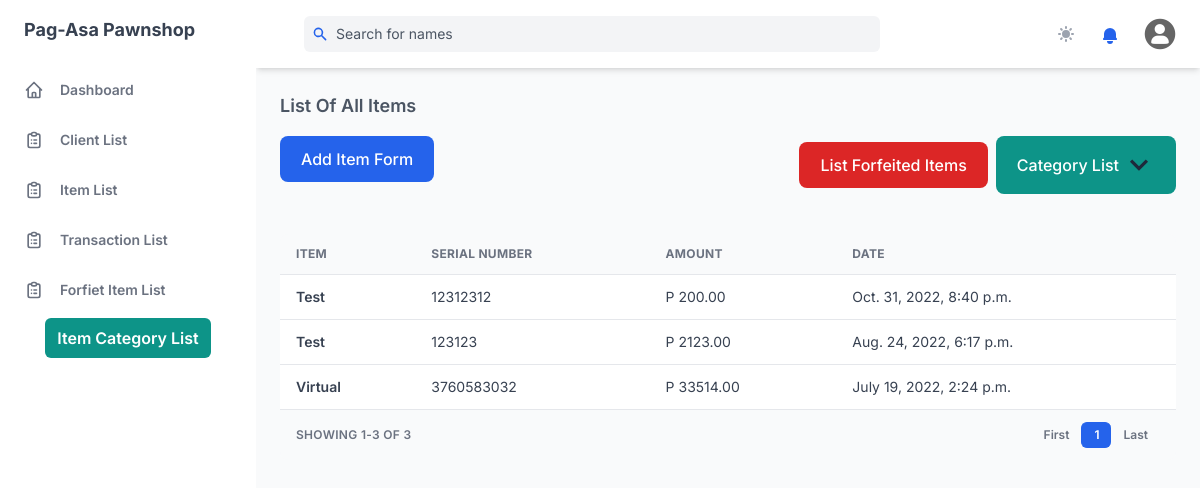
The page /item/list/ (signed in) on the database as committed earlier.
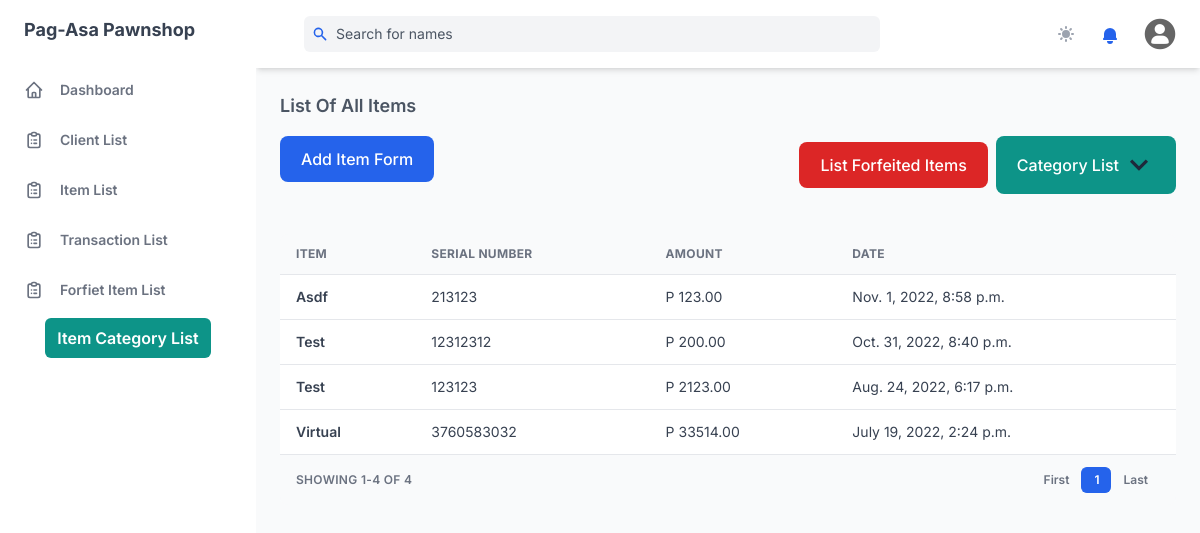
The same page on the database as committed later.
### management_system/models.py (models this page shows, shortened)
class Item(models.Model):
    CHOICE = [
        ('A', 'Active'),
        ('I', 'Inactive')
    ]
    item = models.CharField(max_length=255)
    serial_number = models.IntegerField()
    model = models.CharField(max_length=255)
    appraise_value = models.DecimalField(max_digits=10, decimal_places=2)
    item_description = models.CharField(max_length=255, blank=True, null=True)
    category = models.ManyToManyField(
        Category, blank=True, related_name="categories")
    status=models.CharField(choices=CHOICE, default='A', max_length=2)
    remarks = models.TextField(blank=True, null=True)
    created = models.DateTimeField(auto_now_add=True)
    updated = models.DateTimeField(auto_now=True)

### management_system/views.py (the view)
class ItemListView(LoginRequiredMixin, ListView):
    queryset = Item.objects.filter(status="A")
    template_name = "item_list_full.html"
    paginate_by = 10
    context_object_name = 'items'
    ordering = ['-created']
    def get_context_data(self, **kwargs):
        context = super(ItemListView, self).get_context_data(**kwargs)
        transactions = five_days_due_date(Transaction)
        context['count_notification'] = len(transactions)
        context['categories'] = category_list(Category)
        return context

### management_system/models.py (called while the page is built)
    def __str__(self) -> str:
        return f"{self.name}".capitalize()

    @property
    def due_date(self):
        month = datetime.timedelta(self.month*30)
        due_date = self.date_pawned + month
        return due_date

### management_system/views.py (called while the page is built)
def category_list(category_model):
    categories = category_model.objects.all()
    return categories

def five_days_due_date(model):
    transactions = model.objects.filter(
        Q(status='Renew') | Q(status='New'))
    e_list = []
    for transaction in transactions:
        expiration = transaction.due_date
        date_now = datetime.datetime.now().date()
        days = (expiration) - date_now
        if days.days <= 5 and days.days >= 0:
            e_list.append(transaction.id)
    five_days_before_expire = model.objects.filter(pk__in=e_list)
    return five_days_before_expire

### templates/item_list_full.html
{% extends 'base.html' %}
{% block content %}
    {% include 'components/item_list.html' %}
{% endblock %}

### templates/components/item_list.html (shortened to what the changed rows need)
{% load mathfilters %}
{% load l10n %}
<div id="content" class="mt-6">
  <div id="item-list" class="w-full overflow-hidden rounded-lg shadow-xs">
    <div class="w-full overflow-x-auto">
      <table class="w-full whitespace-no-wrap">
        <thead>
          <tr
            class="text-xs font-semibold tracking-wide text-left text-gray-500 uppercase border-b dark:border-gray-700 bg-gray-50 dark:text-gray-400 dark:bg-gray-800"
          >
            <th class="px-4 py-3">Item</th>
            <th class="px-4 py-3">Serial Number</th>
            <th class="px-4 py-3">Amount</th>
            <th class="px-4 py-3">Date</th>
          </tr>
        </thead>
        <tbody class="bg-white divide-y dark:divide-gray-700 dark:bg-gray-800">
          {% for item in items %}
          <tr class="text-gray-700 dark:text-gray-400">
            <td class="px-4 py-3">
              <div class="flex items-center text-sm">
                <div>
                  <a href="{% url 'item_detail' item.pk %}" hx-boost="true" hx-indicator="#my-indicator">
                    <p class="font-semibold">{{item.item|title}}</p>
                  </a>
                </div>
              </div>
            </td>
            <td class="px-4 py-3 text-sm">{{item.serial_number|unlocalize}}</td>
            <td class="px-4 py-3 text-sm">P {{item.appraise_value}}</td>
            <td class="px-4 py-3 text-sm">{{item.created}}</td>
          </tr>
          {% endfor %}
        </tbody>
      </table>
    </div>
    <div
      class="grid px-4 py-3 text-xs font-semibold tracking-wide text-gray-500 uppercase border-t dark:border-gray-700 bg-gray-50 sm:grid-cols-9 dark:text-gray-400 dark:bg-gray-800"
    >
    <span class="flex items-center col-span-3">
      Showing {% if page_obj.number > 1%}{{page_obj.number|sub:1}}{% endif %}1-{% if page_obj.number == page_obj.paginator.num_pages%}{{page_obj.paginator.count}}{%else%}{{page_obj.number|mul:10}}{%endif%} of {{page_obj.paginator.count}}
    </span>
    <span class="col-span-2"></span>
    <span class="flex col-span-4 mt-2 sm:mt-auto sm:justify-end">
      <nav aria-label="Table navigation">
        <ul class="inline-flex items-center">
          {% for num in page_obj.paginator.page_range %}
          {% if page_obj.number == num %}
          <li>
            <a href="?page={{ num }}">
              <button
                class="px-3 py-1 text-white transition-colors duration-150 bg-blue-600 border border-r-0 border-blue-600 rounded-md focus:outline-none focus:shadow-outline-blue"
              >
                {{ num }}
              </button>
            </a>
          </li>
          {% endif %}
          {% endfor %}
        </ul>
      </nav>
    </span>
    </div>
  </div>
</div>

Rows that differ between the two databases and show on the page:
added Item: item "Asdf", serial_number "213123", appraise_value "123.00", created "Nov. 1, 2022, 8:58 p.m."
Other text that changed with them:
{{ page_obj.paginator.count }}: "3" → "4"
